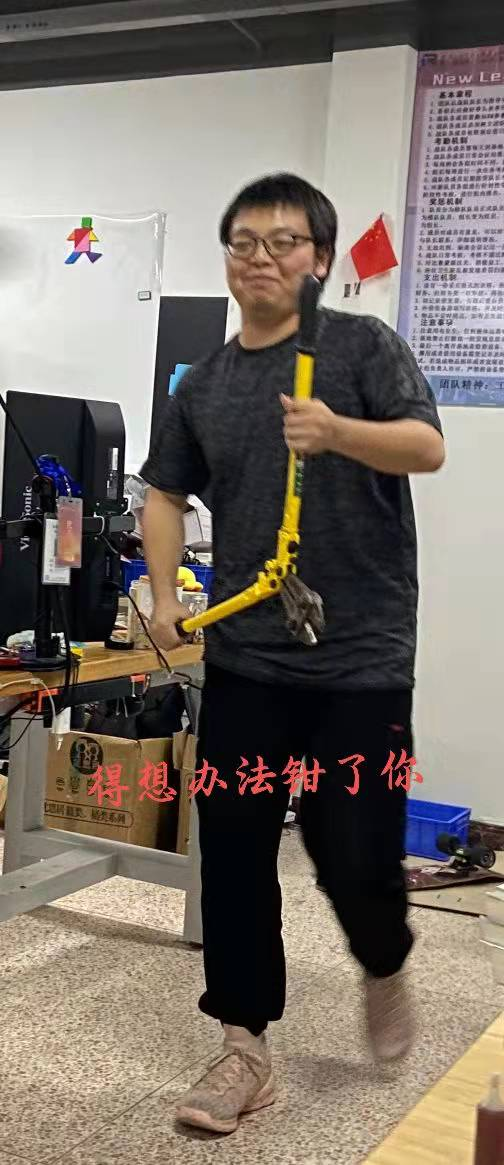
//> input picture template/1.jpg, 504 x 1165 px
$ ./template   (built with g++ and OpenCV 4)
//> lines starting //> are read from the running program, lines starting //| are printed output that depends on the picture; after the words box and inside, x2 and y2 are one past the last pixel; in counts of white or black regions, pixels touching at a corner belong together
#include <iostream>
#include <math.h>
#include <opencv2/core.hpp>
#include <opencv2/highgui.hpp>
#include <opencv2/imgproc.hpp>
#include <opencv2/opencv.hpp>
#include <opencv2/imgproc/types_c.h>
#include <opencv2/imgproc/imgproc_c.h>
#include <opencv2/highgui/highgui_c.h>

using namespace cv;
using namespace std;

Mat img; Mat templ; Mat result;
const char *image_window = "Source Image";
const char *result_window = "Result window";

int match_method;
int max_Trackbar = 5;

/// 函数声明
void MatchingMethod( int, void* );

/** @主函数 */
int main()
{
  /// 载入原图像和模板块
  img = imread("1.jpg");
//> img is the input picture: 1165 rows x 504 cols, CV_8UC3; mean B, G, R 104.6, 113.4, 123
  templ = imread("template.png");
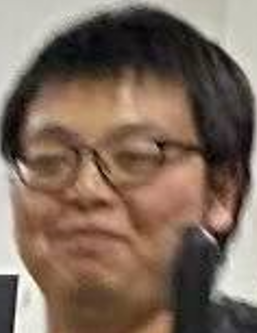
//> input picture template/template.png, 257 x 333 px
//> templ is the input picture: 333 rows x 257 cols, CV_8UC3; mean B, G, R 90.8, 104.9, 125

  /// 创建窗口
  namedWindow( image_window, CV_WINDOW_AUTOSIZE );
  namedWindow( result_window, CV_WINDOW_AUTOSIZE );

  /// 创建滑动条
  const char *trackbar_label = "Method: \n 0: SQDIFF \n 1: SQDIFF NORMED \n 2: TM CCORR \n 3: TM CCORR NORMED \n 4: TM COEFF \n 5: TM COEFF NORMED";
  createTrackbar( trackbar_label, image_window, &match_method, max_Trackbar, MatchingMethod );

  MatchingMethod( 0, 0 );

  waitKey(0);
  return 0;
}

/**
 * @函数 MatchingMethod
 * @简单的滑动条回调函数
 */
void MatchingMethod( int, void* )
{
  /// 将被显示的原图像
  Mat img_display;
  img.copyTo( img_display );

  /// 创建输出结果的矩阵
  int result_cols =  img.cols - templ.cols + 1;
//> result_cols = 248
  int result_rows = img.rows - templ.rows + 1;
//> result_rows = 833

  result.create( result_cols, result_rows, CV_32FC1 );

  /// 进行匹配和标准化
  matchTemplate( img, templ, result, match_method );
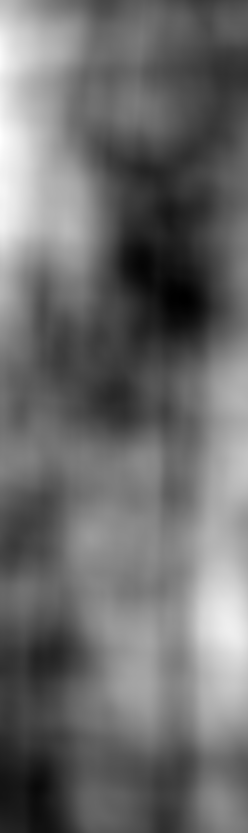
//> result: 833 rows x 248 cols, CV_32FC1; min 1.69e+09, max 3.39e+09, mean 2.41e+09; drawn with min black and max white
  normalize( result, result, 0, 1, NORM_MINMAX, -1, Mat() );

  /// 通过函数 minMaxLoc 定位最匹配的位置
  double minVal; double maxVal; Point minLoc; Point maxLoc;
  Point matchLoc;

  minMaxLoc( result, &minVal, &maxVal, &minLoc, &maxLoc, Mat() );
//> minVal = 0; maxVal = 1; minLoc = Point(183, 298); maxLoc = Point(0, 138)

  /// 对于方法 SQDIFF 和 SQDIFF_NORMED, 越小的数值代表更高的匹配结果. 而对于其他方法, 数值越大匹配越好
  if( match_method  == CV_TM_SQDIFF || match_method == CV_TM_SQDIFF_NORMED )
    { matchLoc = minLoc; }
//> matchLoc = Point(183, 298)
  else
    { matchLoc = maxLoc; }

  /// 让我看看您的最终结果
  rectangle( img_display, matchLoc, Point( matchLoc.x + templ.cols , matchLoc.y + templ.rows ), Scalar::all(0), 2, 8, 0 );
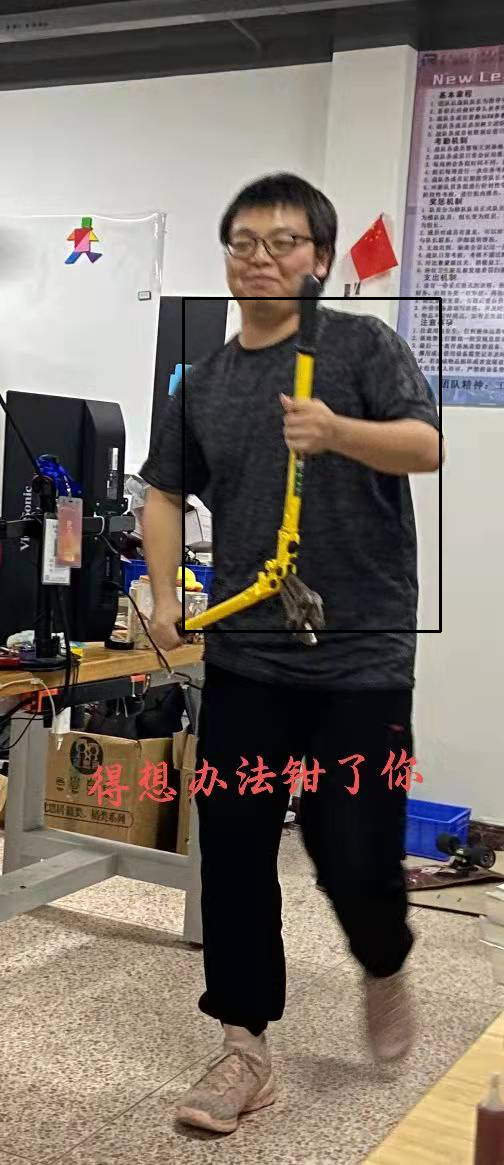
//> img_display: 1165 rows x 504 cols, CV_8UC3; 0.6% of pixels changed, all inside (x1, y1, x2, y2) = (182, 297, 442, 633)
  rectangle( result, matchLoc, Point( matchLoc.x + templ.cols , matchLoc.y + templ.rows ), Scalar::all(0), 2, 8, 0 );
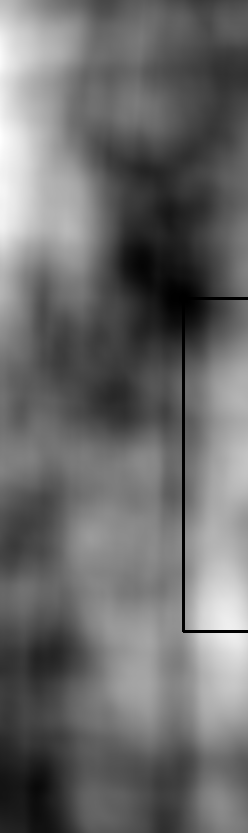
//> result: 833 rows x 248 cols, CV_32FC1; min 0, max 1, mean 0.422

  imshow( image_window, img_display );
  imshow( result_window, result );

  return;
}
